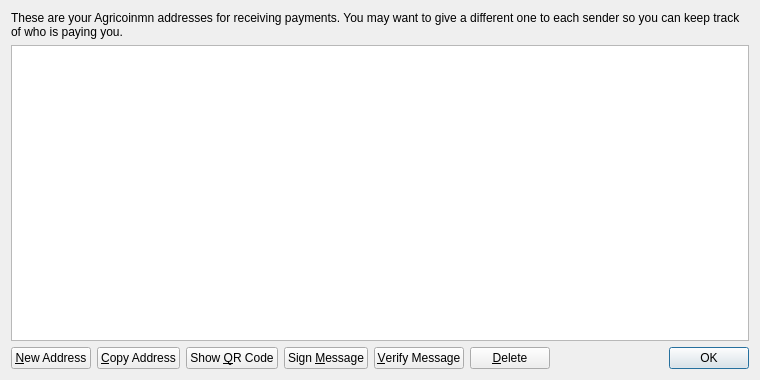
<?xml version="1.0" encoding="UTF-8"?>
<ui version="4.0">
 <class>AddressBookPage</class>
 <widget class="QWidget" name="AddressBookPage">
  <property name="geometry">
   <rect>
    <x>0</x>
    <y>0</y>
    <width>760</width>
    <height>380</height>
   </rect>
  </property>
  <property name="windowTitle">
   <string>Address Book</string>
  </property>
  <layout class="QVBoxLayout" name="verticalLayout">
   <item>
    <widget class="QLabel" name="labelExplanation">
     <property name="text">
      <string>These are your Agricoinmn addresses for receiving payments. You may want to give a different one to each sender so you can keep track of who is paying you.</string>
     </property>
     <property name="textFormat">
      <enum>Qt::PlainText</enum>
     </property>
     <property name="wordWrap">
      <bool>true</bool>
     </property>
    </widget>
   </item>
   <item>
    <widget class="QTableView" name="tableView">
     <property name="contextMenuPolicy">
      <enum>Qt::CustomContextMenu</enum>
     </property>
     <property name="toolTip">
      <string>Double-click to edit address or label</string>
     </property>
     <property name="tabKeyNavigation">
      <bool>false</bool>
     </property>
     <property name="selectionMode">
      <enum>QAbstractItemView::SingleSelection</enum>
     </property>
     <property name="selectionBehavior">
      <enum>QAbstractItemView::SelectRows</enum>
     </property>
     <property name="sortingEnabled">
      <bool>true</bool>
     </property>
     <attribute name="verticalHeaderVisible">
      <bool>false</bool>
     </attribute>
    </widget>
   </item>
   <item>
    <layout class="QHBoxLayout" name="horizontalLayout">
     <item>
      <widget class="QPushButton" name="newAddressButton">
       <property name="toolTip">
        <string>Create a new address</string>
       </property>
       <property name="text">
        <string>&amp;New Address</string>
       </property>
      </widget>
     </item>
     <item>
      <widget class="QPushButton" name="copyToClipboard">
       <property name="toolTip">
        <string>Copy the currently selected address to the system clipboard</string>
       </property>
       <property name="text">
        <string>&amp;Copy Address</string>
       </property>
      </widget>
     </item>
     <item>
      <widget class="QPushButton" name="showQRCode">
       <property name="text">
        <string>Show &amp;QR Code</string>
       </property>
      </widget>
     </item>
     <item>
      <widget class="QPushButton" name="signMessage">
       <property name="toolTip">
        <string>Sign a message to prove you own a Agricoinmn address</string>
       </property>
       <property name="text">
        <string>Sign &amp;Message</string>
       </property>
      </widget>
     </item>
     <item>
      <widget class="QPushButton" name="verifyMessage">
       <property name="toolTip">
        <string>Verify a message to ensure it was signed with a specified Agricoinmn address</string>
       </property>
       <property name="text">
        <string>&amp;Verify Message</string>
       </property>
      </widget>
     </item>
     <item>
      <widget class="QPushButton" name="deleteButton">
       <property name="toolTip">
        <string>Delete the currently selected address from the list</string>
       </property>
       <property name="text">
        <string>&amp;Delete</string>
       </property>
      </widget>
     </item>
     <item>
      <spacer name="horizontalSpacer">
       <property name="orientation">
        <enum>Qt::Horizontal</enum>
       </property>
       <property name="sizeHint" stdset="0">
        <size>
         <width>40</width>
         <height>20</height>
        </size>
       </property>
      </spacer>
     </item>
     <item>
      <widget class="QDialogButtonBox" name="buttonBox">
       <property name="sizePolicy">
        <sizepolicy hsizetype="Maximum" vsizetype="Fixed">
         <horstretch>0</horstretch>
         <verstretch>0</verstretch>
        </sizepolicy>
       </property>
       <property name="standardButtons">
        <set>QDialogButtonBox::Ok</set>
       </property>
      </widget>
     </item>
    </layout>
   </item>
  </layout>
 </widget>
 <resources>
  <include location="../bitcoin.qrc"/>
 </resources>
 <connections/>
</ui>
